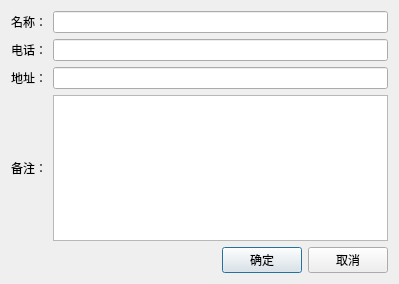
<?xml version="1.0" encoding="UTF-8"?>
<ui version="4.0">
 <class>DialogBusiness</class>
 <widget class="QDialog" name="DialogBusiness">
  <property name="geometry">
   <rect>
    <x>0</x>
    <y>0</y>
    <width>399</width>
    <height>284</height>
   </rect>
  </property>
  <property name="windowTitle">
   <string>商家</string>
  </property>
  <layout class="QVBoxLayout" name="verticalLayout">
   <item>
    <layout class="QGridLayout" name="gridLayout">
     <item row="0" column="1">
      <widget class="QLineEdit" name="edtName"/>
     </item>
     <item row="1" column="0">
      <widget class="QLabel" name="label_2">
       <property name="text">
        <string>电话：</string>
       </property>
      </widget>
     </item>
     <item row="2" column="0">
      <widget class="QLabel" name="label_3">
       <property name="text">
        <string>地址：</string>
       </property>
      </widget>
     </item>
     <item row="3" column="0">
      <widget class="QLabel" name="label_4">
       <property name="text">
        <string>备注：</string>
       </property>
      </widget>
     </item>
     <item row="1" column="1">
      <widget class="QLineEdit" name="edtPhone"/>
     </item>
     <item row="2" column="1">
      <widget class="QLineEdit" name="edtAddress"/>
     </item>
     <item row="3" column="1">
      <widget class="QPlainTextEdit" name="teRemark"/>
     </item>
     <item row="0" column="0">
      <widget class="QLabel" name="label">
       <property name="text">
        <string>名称：</string>
       </property>
      </widget>
     </item>
    </layout>
   </item>
   <item>
    <spacer name="verticalSpacer">
     <property name="orientation">
      <enum>Qt::Vertical</enum>
     </property>
     <property name="sizeHint" stdset="0">
      <size>
       <width>20</width>
       <height>12</height>
      </size>
     </property>
    </spacer>
   </item>
   <item>
    <layout class="QHBoxLayout" name="horizontalLayout_4">
     <item>
      <spacer name="horizontalSpacer">
       <property name="orientation">
        <enum>Qt::Horizontal</enum>
       </property>
       <property name="sizeHint" stdset="0">
        <size>
         <width>40</width>
         <height>20</height>
        </size>
       </property>
      </spacer>
     </item>
     <item>
      <widget class="QPushButton" name="btnOk">
       <property name="text">
        <string>确定</string>
       </property>
      </widget>
     </item>
     <item>
      <widget class="QPushButton" name="btnCancel">
       <property name="text">
        <string>取消</string>
       </property>
      </widget>
     </item>
    </layout>
   </item>
  </layout>
  <zorder>verticalSpacer</zorder>
  <zorder>teRemark</zorder>
  <zorder>label_4</zorder>
 </widget>
 <resources/>
 <connections/>
</ui>
